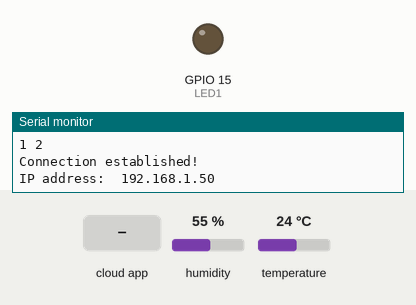
Recording of a sketch running on a simulated ESP8266 (NodeMCU). Parts: output pins drawn as LEDs (lit = HIGH), the last lines printed to the serial monitor. The inputs (shaded band) are chosen by the test bench; at power-on: humidity 55 %, temperature 24 °C. WiFi joins after 1.5 s; servers stay silent unless stated; the Firebase database answers and starts empty.

Above: at 5.2 s.
5.3 s: the phone or cloud app sets Light to 1
At 7.5 s:
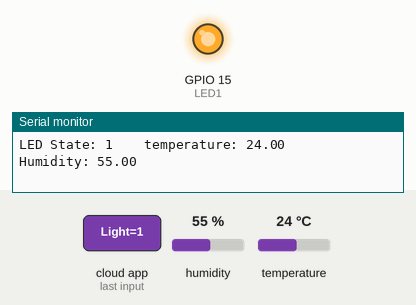
8.6 s: the phone or cloud app sets Light to 0
At 10.3 s:
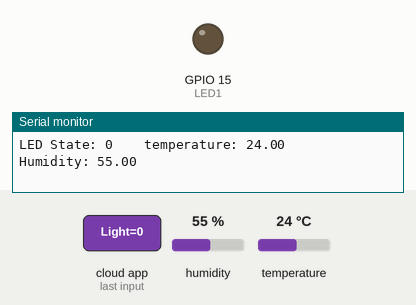
Timing chart, 0 to 11.8 s (numbered marks = the images above; inputs shaded):
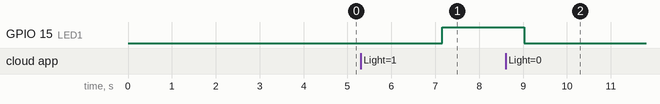

The sketch:

iotfornode.ino
```cpp
#include <ESP8266WiFi.h>
#include <FirebaseArduino.h>
#include "DHTesp.h"

#ifdef ESP32
#pragma message(THIS EXAMPLE IS FOR ESP8266 ONLY!)
#error Select ESP8266 board.
#endif

#define WIFI_SSID "HUAWEI-E5373-81E4"
#define WIFI_PASSWORD "gabbja8g"
#define FIREBASE_HOST "iotfortme.firebaseio.com"
#define FIREBASE_AUTH "ZZHgyCDfFSBLWmoSa6wM6OGjKXXBBO9LrOCU5I7R"

DHTesp dht;

int LED1 = 15;
String val = "";
void setup()
{
Serial.begin(9600);

pinMode(LED1, OUTPUT);

  delay(2000);
  Serial.println('\n');

  wifiConnect();

  Firebase.begin(FIREBASE_HOST, FIREBASE_AUTH);
  delay(10);
  dht.setup(4, DHTesp::DHT11); // Connect DHT sensor to GPIO 4
  delay(10);
}

void loop()
{
  delay(dht.getMinimumSamplingPeriod());

  float humidity = dht.getHumidity();
  float temperature = dht.getTemperature();

  val = Firebase.getString("Light");
  delay(100);

  Serial.print("LED State: " + val);
  Serial.print("\t\t");
  Serial.print("temperature: " + String(temperature));
  Serial.print("\t\t");
  Serial.println("Humidity: " + String(humidity));

  if (Firebase.failed()) {
      Serial.print("reading button state failed:");
      Serial.println(Firebase.error());
      return;
    }
else{
digitalWrite(LED1, val.toInt());
delay(10);
}

Firebase.setFloat("Temp", temperature);
  // handle error
  if (Firebase.failed()) {
      Serial.print("updating temprature failed:");
      Serial.println(Firebase.error());
      return;
  }
  delay(100);

  Firebase.setFloat("Humidity", humidity);
  // handle error
  if (Firebase.failed()) {
      Serial.print("updating humidity failed:");
      Serial.println(Firebase.error());
      return;
  }
  delay(100);


if(WiFi.status() != WL_CONNECTED)
{
  wifiConnect();
}
delay(100);

}

void wifiConnect()
{
  WiFi.begin(WIFI_SSID, WIFI_PASSWORD);             // Connect to the network
  Serial.print("Connecting to ");
  Serial.print(WIFI_SSID); Serial.println(" ...");

  int teller = 0;
  while (WiFi.status() != WL_CONNECTED)
  {                                       // Wait for the Wi-Fi to connect
    delay(1000);
    Serial.print(++teller); Serial.print(' ');
  }

  Serial.println('\n');
  Serial.println("Connection established!");
  Serial.print("IP address:\t");
  Serial.println(WiFi.localIP());         // Send the IP address of the ESP8266 to the computer
}
```

Measured:
- after the input at 5.3 s, GPIO 15 (LED1): LOW → HIGH after 1.9 s
- after the input at 8.6 s, GPIO 15 (LED1): HIGH → LOW after 0.43 s
